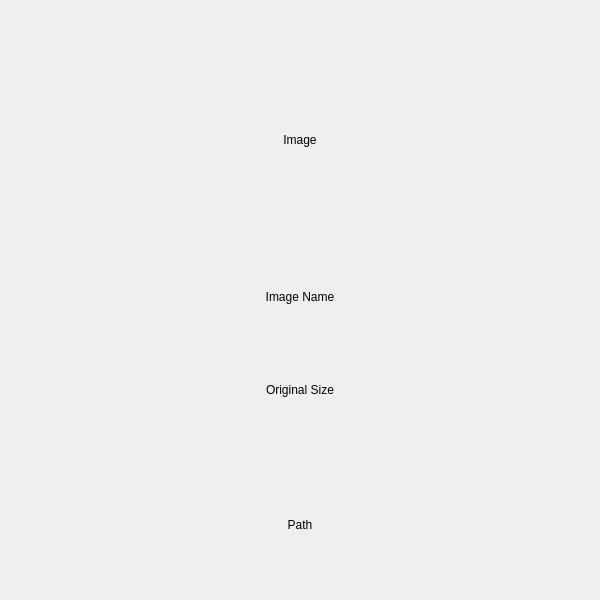
<?xml version="1.0" encoding="UTF-8"?>
<ui version="4.0">
 <class>InformationAboutImage</class>
 <widget class="QWidget" name="InformationAboutImage">
  <property name="geometry">
   <rect>
    <x>0</x>
    <y>0</y>
    <width>600</width>
    <height>600</height>
   </rect>
  </property>
  <property name="windowTitle">
   <string>Form</string>
  </property>
  <layout class="QVBoxLayout" name="verticalLayout" stretch="6,1,3,3">
   <item>
    <widget class="QLabel" name="labelImage">
     <property name="text">
      <string>Image</string>
     </property>
     <property name="alignment">
      <set>Qt::AlignCenter</set>
     </property>
    </widget>
   </item>
   <item>
    <widget class="QLabel" name="labelName">
     <property name="text">
      <string>Image Name</string>
     </property>
     <property name="alignment">
      <set>Qt::AlignCenter</set>
     </property>
    </widget>
   </item>
   <item>
    <widget class="QLabel" name="labelOriginalSize">
     <property name="text">
      <string>Original Size</string>
     </property>
     <property name="alignment">
      <set>Qt::AlignCenter</set>
     </property>
    </widget>
   </item>
   <item>
    <widget class="QLabel" name="labelPath">
     <property name="text">
      <string>Path</string>
     </property>
     <property name="alignment">
      <set>Qt::AlignCenter</set>
     </property>
    </widget>
   </item>
  </layout>
 </widget>
 <resources/>
 <connections/>
</ui>
